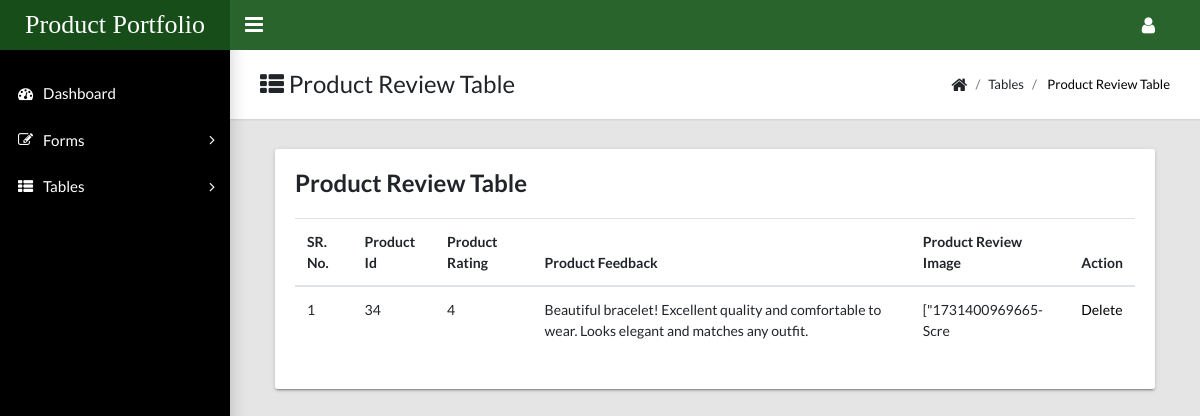
Screenshot of /admin-template/docs/product-review-table.php (signed in) with the database file from the repository.
### tables this page shows
CREATE TABLE `product_review` (
  `product_review_id` int(11) NOT NULL,
  `product_id` int(11) NOT NULL,
  `user_id` int(11) NOT NULL,
  `order_id` int(11) NOT NULL,
  `product_rating` int(11) NOT NULL,
  `feedback_headline` varchar(30) NOT NULL,
  `product_feedback` varchar(100) NOT NULL,
  `product_review_image` varchar(20) NOT NULL
);

### admin-template/docs/product-review-table.php (the view, shortened to what this page needs)
<?php
include "header.php";
?>
<?php
include 'aside.php';
?>
<?php
include 'connection.php';
?>
<main class="app-content">
    <div class="app-title">
        <div>
            <h1><i class="fa fa-th-list"></i> Product Review Table</h1>
        </div>
        <ul class="app-breadcrumb breadcrumb">
            <li class="breadcrumb-item"><i class="fa fa-home fa-lg"></i></li>
            <li class="breadcrumb-item">Tables</li>
            <li class="breadcrumb-item active"><a href="#"> Product Review Table</a></li>
        </ul>
    </div>
    <div class="col-md-12">
        <div class="tile">
            <h3 class="tile-title"> Product Review Table</h3>
            <table class="table table-hover">
                <thead>
                    <tr>
                        <th>SR. No.</th>
                        <th>Product Id</th>
                        <th>Product Rating</th>
                        <th>Product Feedback</th>
                        <th>Product Review Image</th>
                        <th>Action</th>
                    </tr>
                </thead>
                <tbody>
                    <?php
                    $q = "select * from product_review";
                    $r = mysqli_query($conn, $q);
                    $i = 1;
                    while ($row = mysqli_fetch_array($r)) {
                        echo "<tr>";
                        echo "<td>" . $i . "</td>";
                        echo "<td>" . $row['product_id'] . "</td>";
                        echo "<td>" . $row['product_rating'] . "</td>";
                        echo "<td>" . $row['product_feedback'] . "</td>";
                        echo "<td>" . $row['product_review_image'] . "</td>";
                        echo "<td><a href='product-review-table-process.php?did={$row['product_review_id']}'>Delete</a> </td>";
                        echo "</tr>";
                        $i++;
                    }
                    ?>
                </tbody>
            </table>
        </div>
    </div>
</main>
</body>
</html>

### rows the page displays
product_review: product "34", product_rating "4", product_feedback "Beautiful bracelet! Excellent quality and comfortable to wear. Looks elegant and matches any outfit.", product_review_image "[\"1731400969665-Scre"
